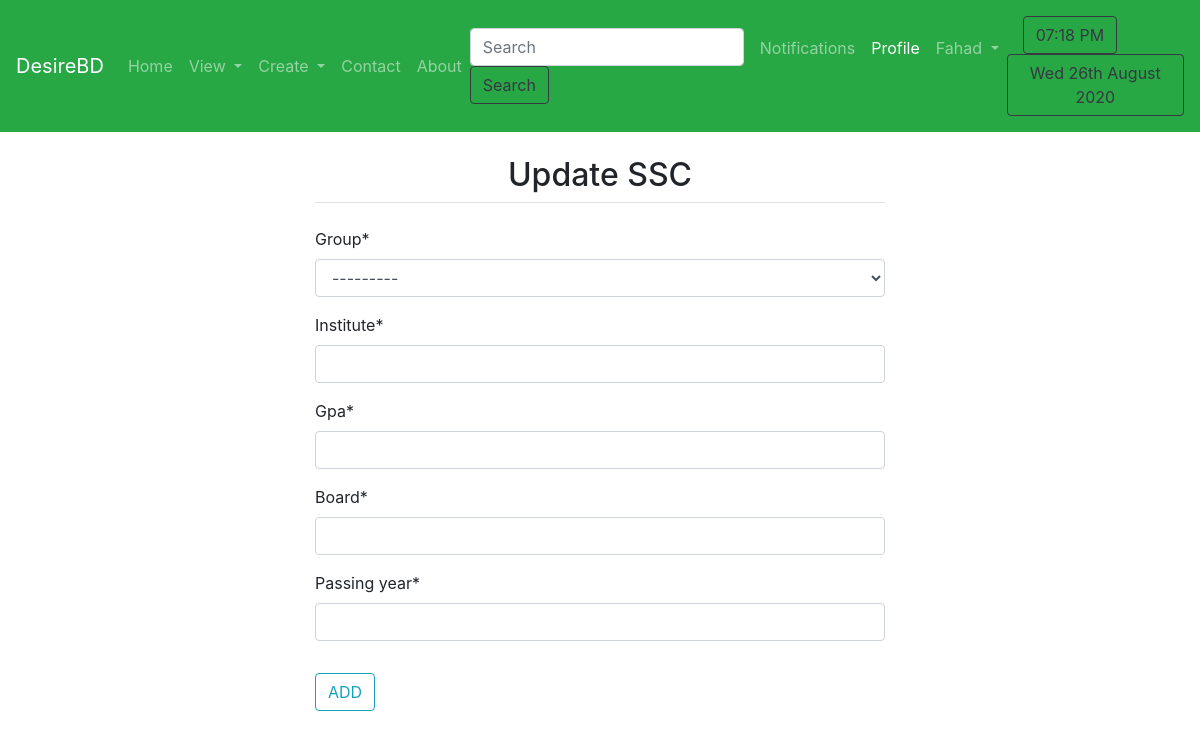
The app's page /profile/updatessc/ (signed in), older data.
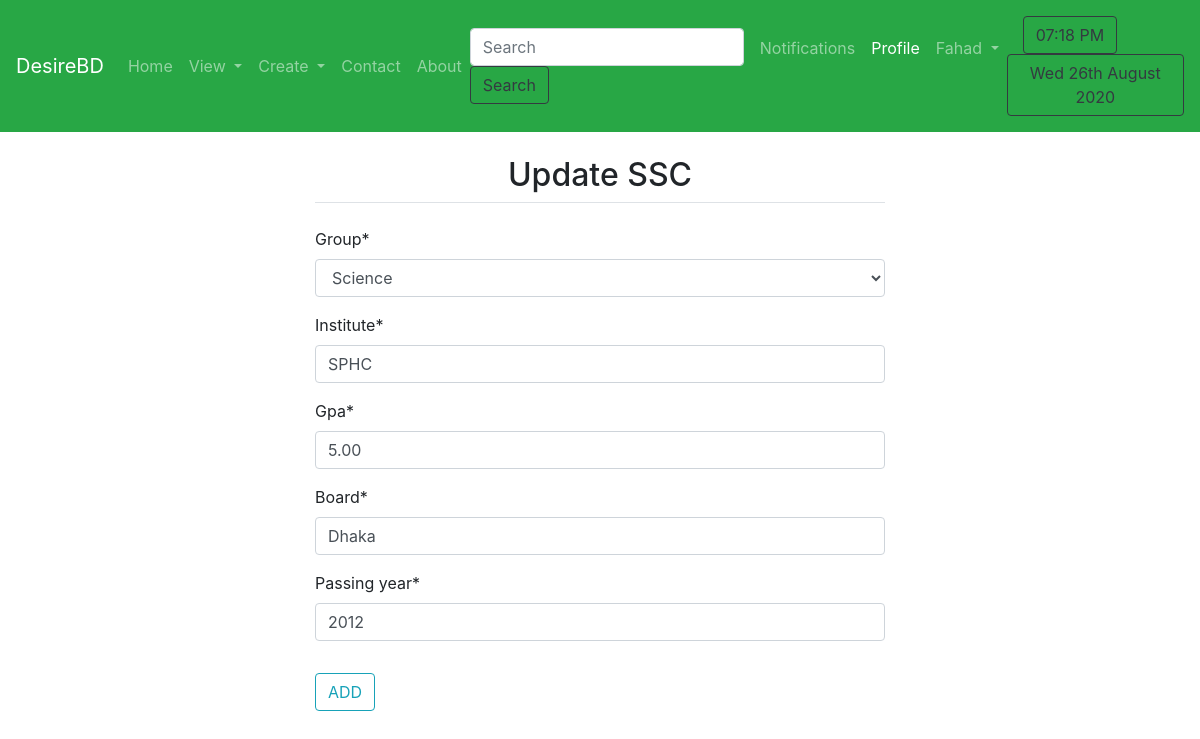
The same page, newer data.
### person/models.py (models this page shows, shortened)
class SSC(models.Model):
    GROUP = (
        ('Science', 'Science'),
        ('Business_Studies', 'Business_Studies'),
        ('Humanities', 'Humanities'),
    )
    user = models.OneToOneField(User, on_delete=models.CASCADE, related_name='ssc')
    group = models.CharField(max_length=100, choices=GROUP)
    institute = models.CharField(max_length=200)
    gpa = models.CharField(max_length=20)
    board=models.CharField(max_length=20)
    passing_year = models.IntegerField()

### person/views.py (the view)
# urls.py: path('updatessc/', views.updatessc, name='updatessc'),
def updatessc(request):
    try:
        instance = SSC.objects.get(user=request.user)
    except SSC.DoesNotExist:
        instance = None
    if request.method == 'POST':
        form = SSCForm(request.POST, instance=instance)
        if form.is_valid() :
            if SSC.objects.filter(user=request.user):
                obj = SSC.objects.get(user=request.user)
                obj.user = request.user
                obj.group = form.cleaned_data['group']
                obj.institute = form.cleaned_data['institute']
                obj.gpa = form.cleaned_data['gpa']
                obj.board = form.cleaned_data['board']
                obj.passing_year = form.cleaned_data['passing_year']
                obj.save()
            else:
                user = request.user
                group = form.cleaned_data['group']
                institute = form.cleaned_data['institute']
                gpa = form.cleaned_data['gpa']
                board = form.cleaned_data['board']
                passing_year = form.cleaned_data['passing_year']
                useprofile = SSC(user=user, group=group, institute=institute, gpa=gpa, board=board, passing_year=passing_year)
                useprofile.save()
            messages.success(request, 'Successfully updated.')
            return redirect('userprofile')
    else:
        form = SSCForm(instance=instance)
    context = {
        'form': form,
    }
    return render(request, 'person/updatessc.html', context)

### person/forms.py
class SSCForm(ModelForm):
    class Meta:
        model = SSC
        exclude = ['user']

### templates/person/updatessc.html (shortened to what this page needs)
{% extends 'basic.html' %}
{% block userprofile %} active{% endblock userprofile %}
{% block body %}
{% load crispy_forms_tags %}
{% if user.is_authenticated %}
<div class="col-md-6 offset-md-3">
        <form action="/profile/updatessc/" method="post" enctype="multipart/form-data">
            <fieldset class="form-group mx-auto">
                <legend class="border-bottom text-center mb-4"><h2>Update SSC</h2></legend>
                {{ form|crispy }}
            </fieldset>
            <button class="btn btn-outline-info " type="submit" value="submit">ADD </button>
        </form>
</div>
{% endif %}
{% endblock %}

Row changes from the older to the newer data that the page shows:
added SSC: group "Science", institute "SPHC", gpa "5.00", board "Dhaka", passing_year "2012"
Text that changed along with them:
form field group: "---------" → (not shown)
